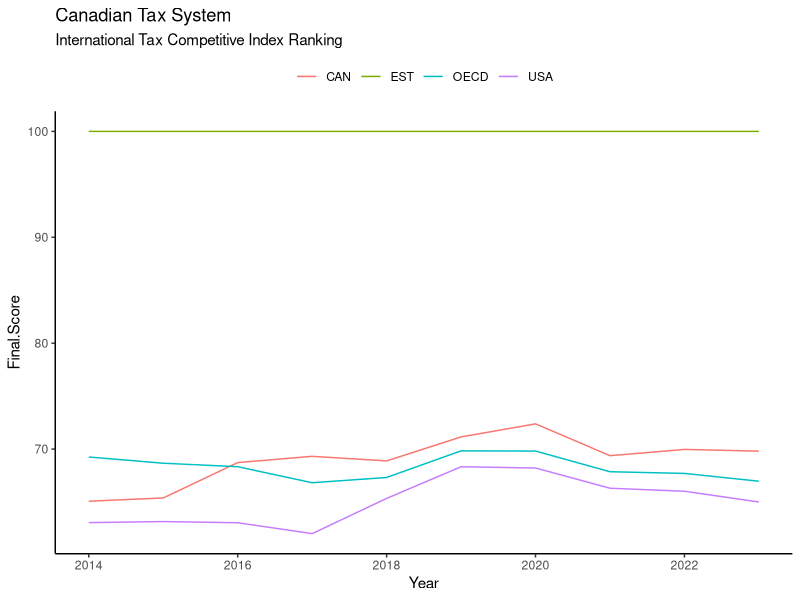

Generate this figure with R:
library(tidyverse)

can<- read.csv("data/final_categories_2014_2023.csv")

## ploting

can_db <-can %>%
    group_by(Year) %>%
    summarise(
        across(
            where(is.numeric),
            mean
        )
    ) %>%
    mutate(
        Country = "OECD",
        ISO_2 = "OECD",
        ISO_3 = "OECD"
    ) %>% rbind(can)

can_db %>%
    filter(
        ISO_3 %in% c("OECD","CAN","USA","EST")
    )%>%
    ggplot(
        aes(x=Year, y=Final.Score, group=factor(ISO_3), fill=factor(ISO_3))
    ) +
   geom_line(aes(color=ISO_3))+
   theme_classic()+
   theme(legend.title = element_blank(), legend.position = "top")+
   ggtitle("Canadian Tax System", sub = "International Tax Competitive Index Ranking")
